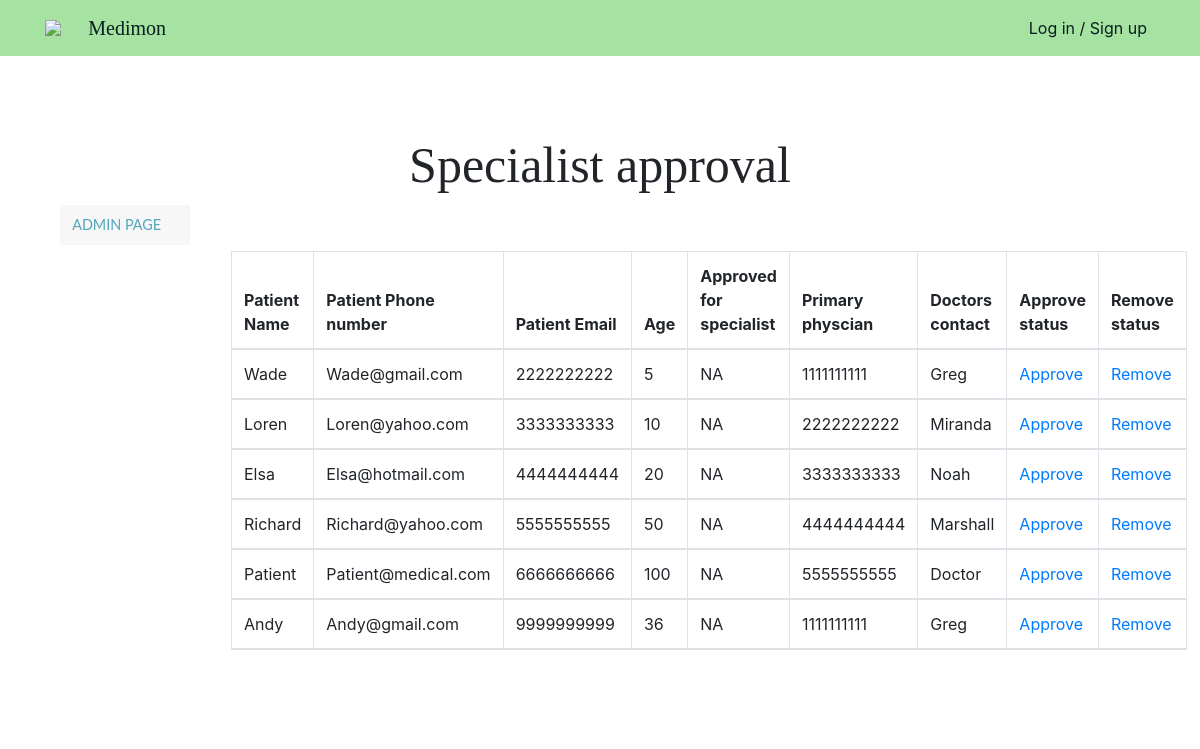
Screenshot of /adminPages/SpecialistApproval.php with the database file from the repository.
### tables this page shows
CREATE TABLE PATIENT (
    Patient_id           INT AUTO_INCREMENT,
    Primary_physician_id INT,
    Specialist_approved  BOOLEAN,
    Specialist_check VARCHAR(8) NOT NULL DEFAULT "NA",
    Name                 VARCHAR(20) NOT NULL,
    Password             VARCHAR(255) NOT NULL,
    Phone_number         CHAR(10) UNIQUE NOT NULL,
    Email                VARCHAR(254) UNIQUE,
    Age                  INT,
    Medical_allergy      BOOLEAN NOT NULL DEFAULT false,
    Medical_Al_Description VARCHAR(100),
    PRIMARY KEY (Patient_id),
    FOREIGN KEY (Primary_physician_id) REFERENCES DOCTOR(Doctor_id)
);

CREATE TABLE DOCTOR (
    Doctor_id      INT AUTO_INCREMENT,
    Office_id      INT,
    Speciality     VARCHAR(30),
    Name           VARCHAR(20),
    Password       VARCHAR(255) NOT NULL,
    Phone_number   CHAR(10) UNIQUE,
    PRIMARY KEY (Doctor_id),
    FOREIGN KEY (Office_id) REFERENCES OFFICE(Office_id)
);

### adminPages/SpecialistApproval.php (the view, shortened to what this page needs)
<?php
require_once "../php/config.php";
$sql = "SELECT PData.Name as P_Name, PData.Email as P_Email, PData.Phone_Number as P_Phone_Num, PData.Age as P_Age, PData.Patient_id as P_id, PData.Specialist_check as P_SpesCheck, DData.Name as Doctor_name,
         DData.Phone_Number as D_Phone_Num FROM PATIENT AS PData LEFT JOIN DOCTOR AS DData ON PData.Primary_physician_id = DData.Doctor_id; ";
$result = mysqli_query($db, $sql);
$PtableResult = "";
if ($result->num_rows > 0) {
  while($row = $result-> fetch_assoc()) {
    $PtableResult .= "<tr>". "<td>" . $row["P_Name"] . "</td><td>"  . $row["P_Email"] . "</td><td>" . $row["P_Phone_Num"] . "</td><td>" .  $row["P_Age"] . "</td><td>"
                    . $row["P_SpesCheck"] . "</td><td>" . $row["D_Phone_Num"] . "</td><td>" . $row["Doctor_name"] . "</td>". "</td><td>
                    <a href='../adminPages/SpecialistApproval.php?approve_Pid=" . $row["P_id"]  . "'>Approve</a> </td>" . "</td><td> <a href='../adminPages/SpecialistApproval.php?remove_Pid=" . $row["P_id"] . "'>Remove</a>
                                         </td>" .  "</tr>";
  }
}
?>
<!doctype html>
<html lang="en">
<head>
  <link rel="stylesheet" href="../css/style.css">
  <link rel="stylesheet" href="https://stackpath.bootstrapcdn.com/bootstrap/4.3.1/css/bootstrap.min.css"
>
</head>
<nav class="floating-menu">
        <a href="AdminPage.php">
            <div>
                Admin Page
            </div>
        </a>
</nav>
<?php include_once("../php/header.php"); ?>
<section id = "Admin user">
<div class="main-container">
    <div class="main-wrap">
      <div class="text-center" id="Admin-header">Specialist approval</div>
      <div class="container-fluid">
        <div class="row justify-content-center my-5">
          <div class="col-12">
            <table class="table table-bordered">
              <thead class="thead">
                <tr>
                  <th scope="col">Patient Name</th>
                  <th scope="col">Patient Phone number</th>
                  <th scope="col">Patient Email</th>
                  <th scope="col">Age</th>
                  <th scope="col">Approved for specialist</th>
                  <th scope="col">Primary physcian</th>
                  <th scope="col">Doctors contact</th>
                  <th scope="col">Approve status</th>
                  <th scope="col">Remove status</th>
                </tr>
                <?php echo $PtableResult;?>
              </thead>
            </table>
          </div>
        </div>
      </div>
      </section>
</body>
</html>

### css/style.css (style rules this page uses)
html { height: 100%; }
.main-container { width:100%; display:flex; flex-direction:column; align-items:center; margin-top: 21px; margin-top: 21px; height: 150%; }
.main-container .main-wrap { width:768px; margin-top: 30px; }
.main-container { background-color: #ffffff; height: 700px; }
#Admin-header { margin-top: 10%; margin-bottom: 20px; font-family:Cambria, Cochin, Georgia, Times, 'Times New Roman', serif; font: bold; font-size: 50px; }
* { padding: 0px; margin: 0px; box-sizing: border-box; }
table { width: 600px; }
.floating-menu { top:25%; left:5%; font-family: sans-serif; background: rgb(247, 247, 247); padding: 5px;; width: 130px; z-index: 100; position: fixed; }
.floating-menu a, .floating-menu h3 { font-size: 0.9em; display: block; margin: 0 0.5em; color: white; }
.floating-menu { display: flex; flex-direction: column; align-items: start; list-style-type: none; }
.floating-menu a { position: relative; display: block; padding: 4px 0; font-family: Lato, sans-serif; color: #56a6ba; text-decoration: none; text-transform: uppercase; transition: 0.5s; }
.floating-menu ::after { position: absolute; content: ""; top: 100%; left: 0; width: 100%; height: 3px; background: #3498db; transform: scaleX(0); transform-origin: right; transition: transform 0.5s; }

### rows the page displays
patient: Name "Wade", Email "Wade@gmail.com", Phone_number "2222222222", Age "5", Specialist_check "NA", Primary_physician.Phone_number "1111111111", Primary_physician.Name "Greg"
patient: Name "Loren", Email "Loren@yahoo.com", Phone_number "3333333333", Age "10", Specialist_check "NA", Primary_physician.Phone_number "2222222222", Primary_physician.Name "Miranda"
patient: Name "Elsa", Email "Elsa@hotmail.com", Phone_number "4444444444", Age "20", Specialist_check "NA", Primary_physician.Phone_number "3333333333", Primary_physician.Name "Noah"
patient: Name "Richard", Email "Richard@yahoo.com", Phone_number "5555555555", Age "50", Specialist_check "NA", Primary_physician.Phone_number "4444444444", Primary_physician.Name "Marshall"
patient: Name "Patient", Email "Patient@medical.com", Phone_number "6666666666", Age "100", Specialist_check "NA", Primary_physician.Phone_number "5555555555", Primary_physician.Name "Doctor"
patient: Name "Andy", Email "Andy@gmail.com", Phone_number "9999999999", Age "36", Specialist_check "NA", Primary_physician.Phone_number "1111111111", Primary_physician.Name "Greg"
